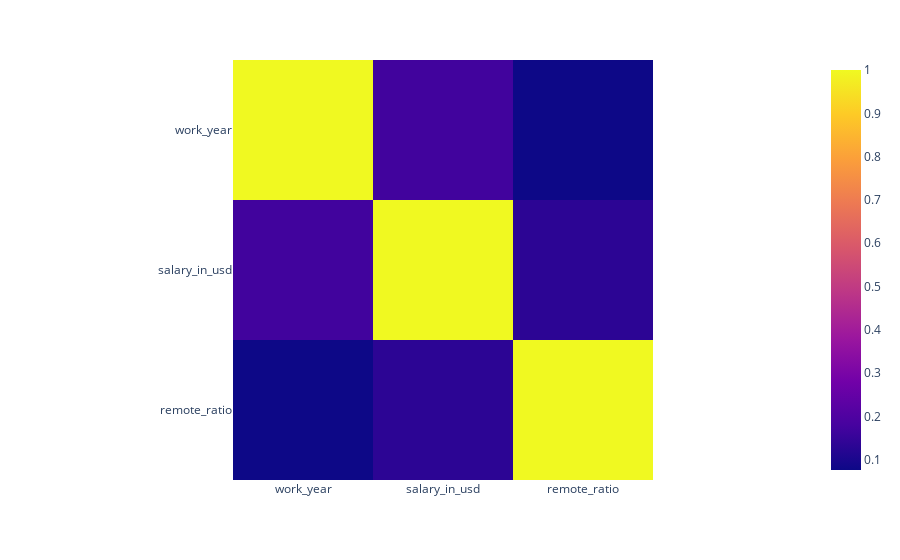

Notebook source saved alongside this figure:
### Code cell
# Display the matrix

fig = px.imshow(corr_matrix)
fig.show()

### Figure 1 — Plotly figure (JSON) as saved in the notebook; plotly's stock layout.template omitted (floating-point values rounded to 4 significant figures)
{"data": [{"coloraxis": "coloraxis", "hovertemplate": "x: %{x}<br>y: %{y}<br>color: %{z}<extra></extra>", "name": "0", "type": "heatmap", "x": ["work_year", "salary_in_usd", "remote_ratio"], "xaxis": "x", "y": ["work_year", "salary_in_usd", "remote_ratio"], "yaxis": "y", "z": [[1, 0.1705, 0.07631], [0.1705, 1, 0.1321], [0.07631, 0.1321, 1]]}], "layout": {"coloraxis": {"colorscale": [[0, "#0d0887"], [0.1111, "#46039f"], [0.2222, "#7201a8"], [0.3333, "#9c179e"], [0.4444, "#bd3786"], [0.5556, "#d8576b"], [0.6667, "#ed7953"], [0.7778, "#fb9f3a"], [0.8889, "#fdca26"], [1, "#f0f921"]]}, "margin": {"t": 60}, "xaxis": {"anchor": "y", "constrain": "domain", "domain": [0, 1], "scaleanchor": "y"}, "yaxis": {"anchor": "x", "autorange": "reversed", "constrain": "domain", "domain": [0, 1]}}}
